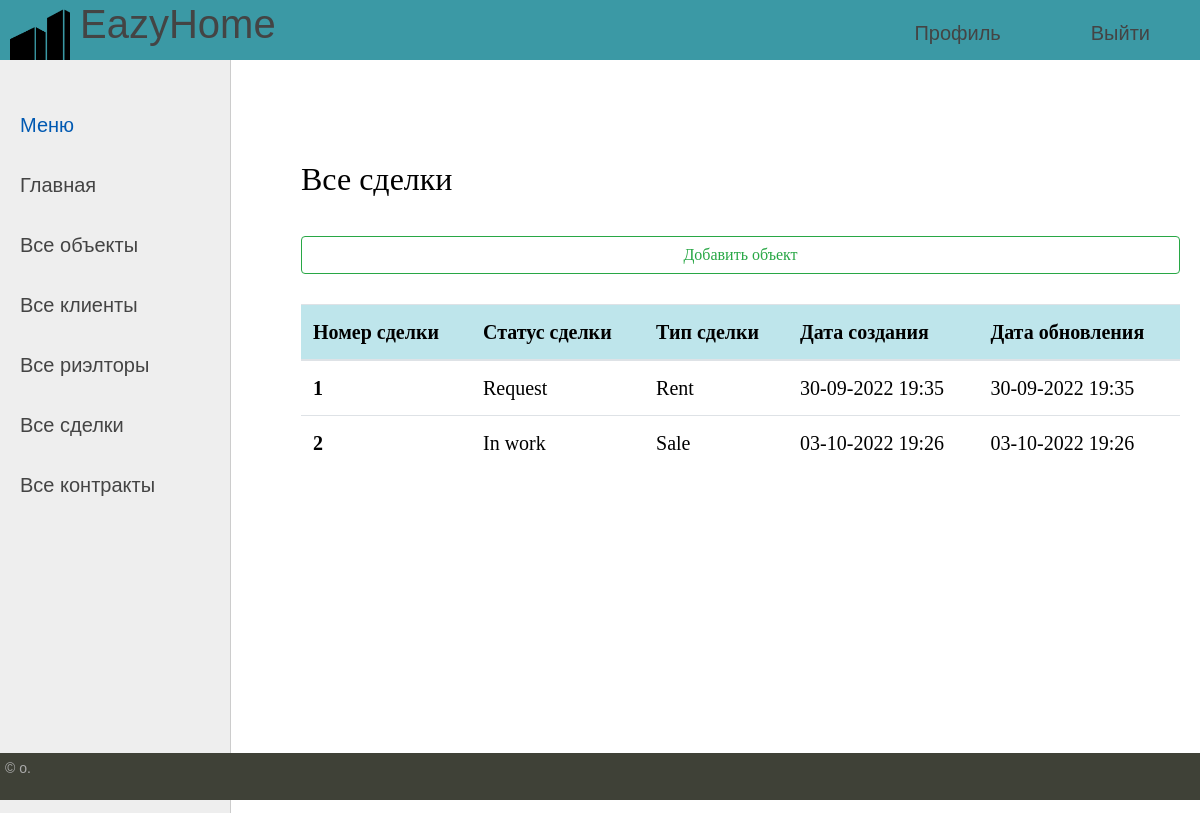
The app's page /deals/ with its own data.
### buildings/models.py (models this page shows, shortened)
class Deal(models.Model):
    R = 'Request'
    CN = 'Clarification needed'
    IW = 'In work'
    UR = 'Under review'
    CMPLTD = 'Completed'
    CNCLD = 'Canceled'
    ARCH = 'Archived'
    STATUS_TYPE = [
        (R, "Запрос сделки"),
        (CN, "Нужно уточнение"),
        (IW, "В работе"),
        (UR, "Ревью"),
        (CMPLTD, "Завершена"),
        (CNCLD, "Отменена"),
        (ARCH, "Archived"),
    ]
    RENT = 'Rent'
    SALE = 'Sale'
    PURCHASE = 'Purchase'
    DEAL_TYPE = [
        (RENT, "Аренда"),
        (SALE, "Продажа"),
        (PURCHASE, "Купля"),
    ]
    id_deal = models.AutoField(auto_created=True, primary_key=True, serialize=False, verbose_name='id_deal')
    id_status_deal = models.CharField(max_length=32, choices=STATUS_TYPE, default=R, verbose_name="Статус сделки")
    id_type_deal = models.CharField(max_length=32, choices=DEAL_TYPE, default=R, verbose_name="Тип сделки")
    time_create = models.DateTimeField(auto_now_add=True, verbose_name="Дата создания")
    time_update = models.DateTimeField(auto_now_add=True, verbose_name="Дата обновления")

### buildings/views.py (the view)
# urls.py: path('deals/', get_deals, name='deals'),
def get_deals(request):
    model = Deal.objects.all()
    context = {
        'model': model,
        'menu': menu,
        'title': 'Все сделки'
    }
    return render(request, 'buildings/deals.html', context = context)

### buildings/templates/buildings/deals.html
{% extends 'buildings/base.html' %}
{% block content %}
<h2>{{title}}</h2>
<button type="button" class="btn btn-outline-success" onclick="location.href={% url 'add_estate' %}">Добавить объект</button>
	<table class="table table-hover">
  <thead class="table-info">
    <tr>
      <th scope="col">Номер сделки</th>
      <th scope="col">Статус сделки</th>
      <th scope="col">Тип сделки</th>
	  <th scope="col">Дата создания</th>
	  <th scope="col">Дата обновления</th>
    </tr>
  </thead>
  <tbody>
    {% for p in model %}
    <tr>
      <th scope="row">{{p.id_deal}}</th>
      <td>{{p.id_status_deal}}</td>
      <td>{{p.id_type_deal}}</td>
	  <td>{{p.time_create|date:"d-m-Y H:i"}}</td>
	  <td>{{p.time_update|date:"d-m-Y H:i"}}</td>
		{% endfor %}
    </tr>
  </tbody>
</table>
{% endblock %}

### buildings/static/buildings/css/styles.css (style rules this page uses)
html, body { font-family: 'Arial'; margin: 0; padding: 0; height: 100%; width: 100%; color: #444; }
.table-page tr { height: 100%; }
.btn.btn-outline-success { width: 100%; margin-top: 30px; margin-bottom: 30px; }

### records on screen
Deal: id_deal "1", id_status_deal "Request", id_type_deal "Rent", time_create "30-09-2022 19:35", time_update "30-09-2022 19:35"
Deal: id_deal "2", id_status_deal "In work", id_type_deal "Sale", time_create "03-10-2022 19:26", time_update "03-10-2022 19:26"

### other values on screen
{{ m.title }} "Профиль" "Выйти"
{{ title }} "Все сделки"
